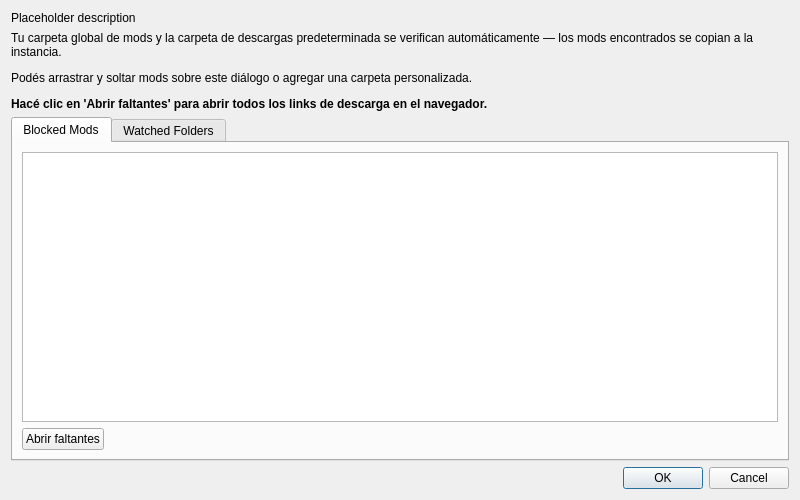
<?xml version="1.0" encoding="UTF-8"?>
<ui version="4.0">
 <class>BlockedModsDialog</class>
 <widget class="QDialog" name="BlockedModsDialog">
  <property name="geometry">
   <rect>
    <x>0</x>
    <y>0</y>
    <width>800</width>
    <height>500</height>
   </rect>
  </property>
  <property name="sizePolicy">
   <sizepolicy hsizetype="Maximum" vsizetype="Preferred">
    <horstretch>2</horstretch>
    <verstretch>1</verstretch>
   </sizepolicy>
  </property>
  <property name="minimumSize">
   <size>
    <width>700</width>
    <height>350</height>
   </size>
  </property>
  <property name="windowTitle">
   <string notr="true">BlockedModsDialog</string>
  </property>
  <layout class="QVBoxLayout" name="verticalLayout" stretch="0,0,0,0">
   <item>
    <widget class="QLabel" name="labelDescription">
     <property name="text">
      <string notr="true">Placeholder description</string>
     </property>
     <property name="textFormat">
      <enum>Qt::RichText</enum>
     </property>
     <property name="wordWrap">
      <bool>true</bool>
     </property>
    </widget>
   </item>
   <item>
    <widget class="QLabel" name="labelExplain">
     <property name="text">
      <string>&lt;html&gt;&lt;head/&gt;&lt;body&gt;&lt;p&gt;Tu carpeta global de mods y la carpeta de descargas predeterminada se verifican automáticamente — los mods encontrados se copian a la instancia.&lt;/p&gt;&lt;p&gt;Podés arrastrar y soltar mods sobre este diálogo o agregar una carpeta personalizada.&lt;/p&gt;&lt;p&gt;&lt;span style=&quot; font-weight:600;&quot;&gt;Hacé clic en 'Abrir faltantes' para abrir todos los links de descarga en el navegador.&lt;/span&gt;&lt;/p&gt;&lt;/body&gt;&lt;/html&gt;</string>
     </property>
     <property name="wordWrap">
      <bool>true</bool>
     </property>
    </widget>
   </item>
   <item>
    <widget class="QTabWidget" name="tabWidget">
     <property name="currentIndex">
      <number>0</number>
     </property>
     <widget class="QWidget" name="tab">
      <attribute name="title">
       <string>Blocked Mods</string>
      </attribute>
      <layout class="QVBoxLayout" name="verticalLayout_3">
       <item>
        <widget class="QTextBrowser" name="textBrowserModsListing">
         <property name="acceptRichText">
          <bool>true</bool>
         </property>
         <property name="openExternalLinks">
          <bool>true</bool>
         </property>
        </widget>
       </item>
       <item>
        <layout class="QHBoxLayout" name="openMissingLayout">
         <item>
          <widget class="QPushButton" name="openMissingButton">
           <property name="text">
            <string>Abrir faltantes</string>
           </property>
          </widget>
         </item>
         <item>
          <spacer name="openMissingSpacer">
           <property name="orientation">
            <enum>Qt::Horizontal</enum>
           </property>
           <property name="sizeHint" stdset="0">
            <size>
             <width>40</width>
             <height>20</height>
            </size>
           </property>
          </spacer>
         </item>
        </layout>
       </item>
      </layout>
     </widget>
     <widget class="QWidget" name="tab_2">
      <attribute name="title">
       <string>Watched Folders</string>
      </attribute>
      <layout class="QVBoxLayout" name="verticalLayout_2">
       <item>
        <widget class="QTextBrowser" name="textBrowserWatched">
         <property name="baseSize">
          <size>
           <width>0</width>
           <height>12</height>
          </size>
         </property>
         <property name="openExternalLinks">
          <bool>true</bool>
         </property>
         <property name="openLinks">
          <bool>false</bool>
         </property>
        </widget>
       </item>
       <item>
        <layout class="QHBoxLayout" name="downloadFolderLayout">
         <item>
          <widget class="QPushButton" name="downloadFolderButton">
           <property name="text">
            <string>Agregar carpeta de descarga</string>
           </property>
          </widget>
         </item>
         <item>
          <spacer name="downloadFolderSpacer">
           <property name="orientation">
            <enum>Qt::Horizontal</enum>
           </property>
           <property name="sizeHint" stdset="0">
            <size>
             <width>40</width>
             <height>20</height>
            </size>
           </property>
          </spacer>
         </item>
        </layout>
       </item>
      </layout>
     </widget>
    </widget>
   </item>
   <item>
    <layout class="QHBoxLayout" name="bottomBoxH">
     <item>
      <widget class="QLabel" name="labelModsFound">
       <property name="text">
        <string/>
       </property>
      </widget>
     </item>
     <item>
      <widget class="QDialogButtonBox" name="buttonBox">
       <property name="orientation">
        <enum>Qt::Horizontal</enum>
       </property>
       <property name="standardButtons">
        <set>QDialogButtonBox::Cancel|QDialogButtonBox::Ok</set>
       </property>
      </widget>
     </item>
    </layout>
   </item>
  </layout>
 </widget>
 <resources/>
 <connections>
  <connection>
   <sender>buttonBox</sender>
   <signal>accepted()</signal>
   <receiver>BlockedModsDialog</receiver>
   <slot>accept()</slot>
   <hints>
    <hint type="sourcelabel">
     <x>199</x>
     <y>425</y>
    </hint>
    <hint type="destinationlabel">
     <x>199</x>
     <y>227</y>
    </hint>
   </hints>
  </connection>
  <connection>
   <sender>buttonBox</sender>
   <signal>rejected()</signal>
   <receiver>BlockedModsDialog</receiver>
   <slot>reject()</slot>
   <hints>
    <hint type="sourcelabel">
     <x>199</x>
     <y>425</y>
    </hint>
    <hint type="destinationlabel">
     <x>199</x>
     <y>227</y>
    </hint>
   </hints>
  </connection>
 </connections>
</ui>
